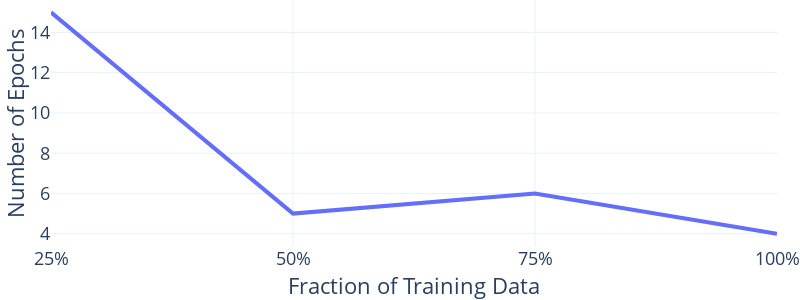

The cell this chart's notebook holds for it:
### Code cell
# Plot number of epochs until convergence using Plotly
fig = go.Figure()
num_epochs = list(map(lambda x: x[4].index(max(x[4])), classifiers))

fig.add_trace(go.Scatter(x=[0.25,0.5,0.75,1], y=num_epochs, name="SelfExplain", mode="lines"))

fig.update_layout(barmode='group', xaxis_title="Fraction of Training Data", yaxis_title="Number of Epochs",
                  xaxis=dict(
                      tickmode='array',
                      tickvals=[0.25,0.5,0.75,1],
                      ticktext=["25%", "50%", "75%", "100%"]
                  ),
                  template="plotly_white",
                  width=800,
                  height=300)
fig.update_layout(
    font=dict(
        size=18
    )
)
fig.update_traces(line=dict(width=4))
fig.update_layout(margin=dict(t=0, b=0, l=0, r=0))
fig.show()

### Figure 1 — Plotly figure (JSON) as saved in the notebook; plotly's stock layout.template omitted (floating-point values rounded to 4 significant figures)
{"data": [{"mode": "lines", "name": "SelfExplain", "x": [0.25, 0.5, 0.75, 1], "y": [15, 5, 6, 4], "type": "scatter", "line": {"width": 4}}], "layout": {"xaxis": {"title": {"text": "Fraction of Training Data"}, "tickmode": "array", "tickvals": [0.25, 0.5, 0.75, 1], "ticktext": ["25%", "50%", "75%", "100%"]}, "barmode": "group", "yaxis": {"title": {"text": "Number of Epochs"}}, "width": 800, "height": 300, "font": {"size": 18}, "margin": {"t": 0, "b": 0, "l": 0, "r": 0}}}
